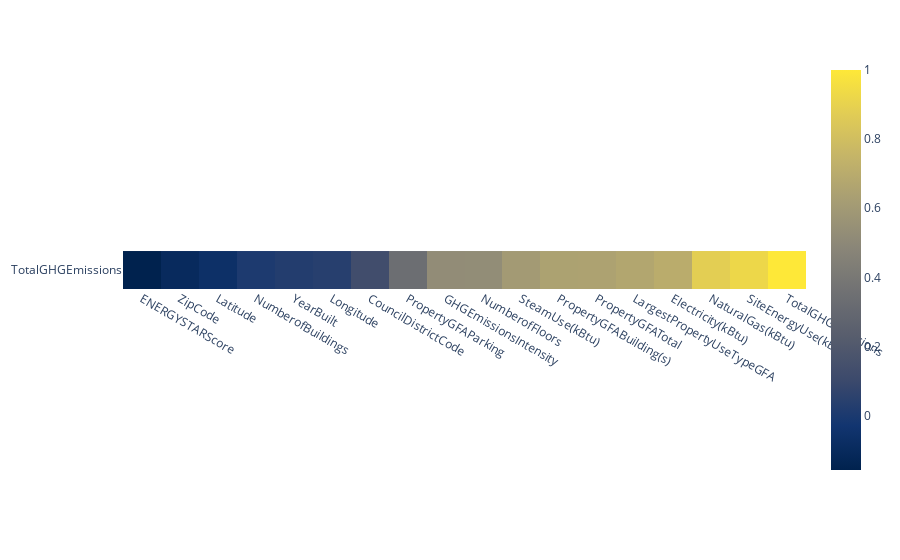

Notebook cell for this chart:
### Code cell
df_corr = df.select_dtypes(include=['int64', 'float64']).corr()
df_corr = df_corr.sort_values(by='TotalGHGEmissions')[['TotalGHGEmissions']].T
px.imshow(df_corr, color_continuous_scale='cividis')

### Figure 1 — Plotly figure (JSON) as saved in the notebook; plotly's stock layout.template omitted (floating-point values rounded to 4 significant figures)
{"data": [{"coloraxis": "coloraxis", "hovertemplate": "x: %{x}<br>y: %{y}<br>color: %{z}<extra></extra>", "name": "0", "type": "heatmap", "x": ["ENERGYSTARScore", "ZipCode", "Latitude", "NumberofBuildings", "YearBuilt", "Longitude", "CouncilDistrictCode", "PropertyGFAParking", "GHGEmissionsIntensity", "NumberofFloors", "SteamUse(kBtu)", "PropertyGFABuilding(s)", "PropertyGFATotal", "LargestPropertyUseTypeGFA", "Electricity(kBtu)", "NaturalGas(kBtu)", "SiteEnergyUse(kBtu)", "TotalGHGEmissions"], "xaxis": "x", "y": ["TotalGHGEmissions"], "yaxis": "y", "z": [[-0.1572, -0.09975, -0.0644, 0.006456, 0.02386, 0.0376, 0.1288, 0.336, 0.5236, 0.5239, 0.6042, 0.6453, 0.6488, 0.6696, 0.7029, 0.8802, 0.9227, 1]]}], "layout": {"autosize": true, "coloraxis": {"colorscale": [[0, "#00224e"], [0.1111, "#123570"], [0.2222, "#3b496c"], [0.3333, "#575d6d"], [0.4444, "#707173"], [0.5556, "#8a8678"], [0.6667, "#a59c74"], [0.7778, "#c3b369"], [0.8889, "#e1cc55"], [1, "#fee838"]]}, "margin": {"t": 60}, "xaxis": {"anchor": "y", "autorange": true, "constrain": "domain", "domain": [0, 1], "range": [-0.5, 17.5], "scaleanchor": "y", "type": "category"}, "yaxis": {"anchor": "x", "autorange": true, "constrain": "domain", "domain": [0.3962, 0.6038], "range": [0.5, -0.5], "type": "category"}}}
